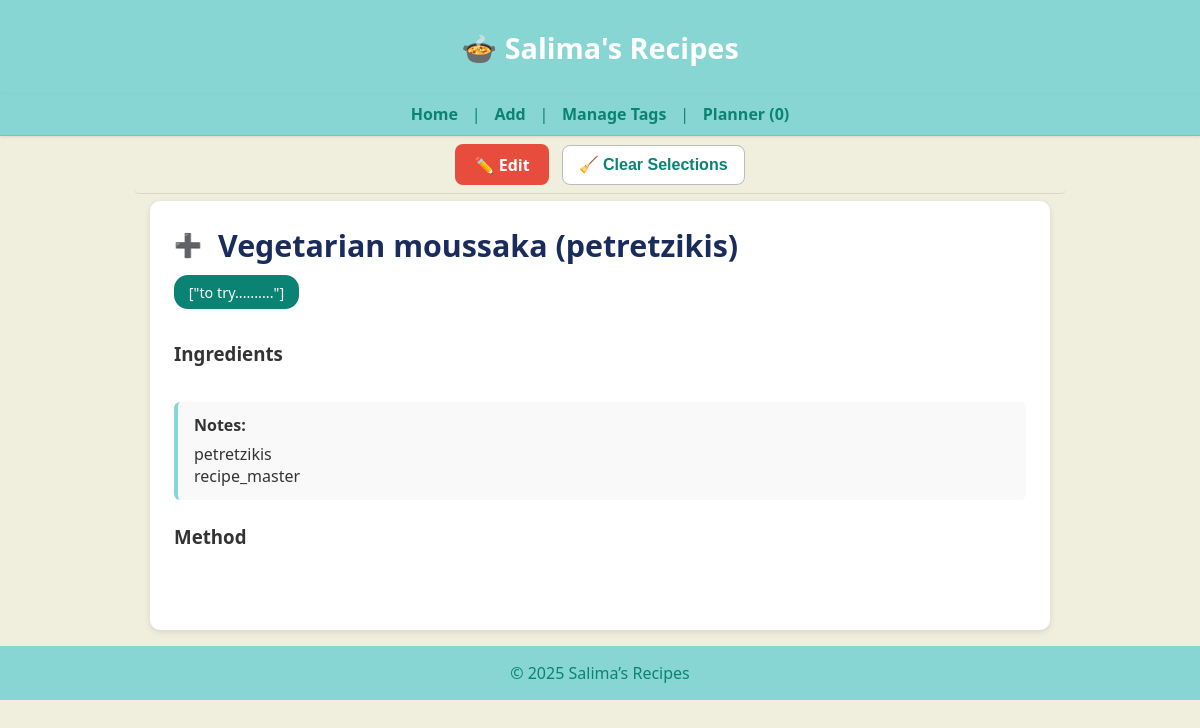
The page /recipe/271 on the database its author committed.
### tables this page shows
CREATE TABLE recipes (
    id INTEGER PRIMARY KEY,
    name TEXT,
    ingredients JSON,
    method TEXT,
    tags JSON,
    category TEXT,
    source TEXT,
    linked_recipe TEXT,
    image_url TEXT,
    notes TEXT,
    created_at DATETIME DEFAULT CURRENT_TIMESTAMP,
    updated_at DATETIME DEFAULT CURRENT_TIMESTAMP
);

### app.py (the view)
@app.route("/recipe/<int:recipe_id>")
def recipe_detail(recipe_id):
    row = get_recipe(recipe_id)
    if not row:
        abort(404)
    (
        rid, name, ingredients, method, tags,
        category, source, linked_recipe, image_url, notes,
        created_at, updated_at
    ) = row
    import json
    try:
        if ingredients and ingredients.strip().startswith("["):
            ingredients_parsed = json.loads(ingredients)
            if isinstance(ingredients_parsed, str):
                ingredients_parsed = json.loads(ingredients_parsed)
        else:
            text = (ingredients or "").replace(",", "\n")
            ingredients_parsed = [i.strip() for i in text.splitlines() if i.strip()]
    except Exception:
        text = (ingredients or "").replace(",", "\n").replace("[", "").replace("]", "").replace('"', "")
        ingredients_parsed = [i.strip() for i in text.splitlines() if i.strip()]
    return render_template(
        "recipe_detail.html",
        id=rid,
        name=name,
        ingredients=ingredients_parsed,
        raw_ingredients=ingredients or "",
        method=method or "",
        image_url=image_url or "",
        tags=tags or "",
        linked_recipe=linked_recipe or "",
        notes=notes or ""
    )

### app.py (called while the page is built)
def get_conn():
    return sqlite3.connect(DB_PATH)

def get_recipe(recipe_id: int):
    with get_conn() as conn:
        c = conn.cursor()
        c.execute("""
            SELECT id, name, ingredients, method, tags,
                   category, source, linked_recipe, image_url, notes,
                   created_at, updated_at
            FROM recipes
            WHERE id = ?
        """, (recipe_id,))
        row = c.fetchone()
        return row

### templates/recipe_detail.html (shortened to what this page needs)
{% extends "base.html" %}
{% block content %}
<main class="homepage">
  <div class="recipe-detail" style="max-width:900px; margin:auto; background:#fff; border-radius:10px; padding:1.5rem; box-shadow:0 2px 6px rgba(0,0,0,0.1);">
    <div style="display:flex; align-items:center; gap:0.6rem; margin-bottom:0.6rem; flex-wrap:wrap;">
      <button class="select-dish-btn"
        data-id="{{ id }}"
        data-name="{{ name }}"
        aria-label="Select this recipe">
  <span class="icon"></span>
</button>
      <h2 class="recipe-title" style="margin:0; font-size:1.9rem; color:#1a2c5b; text-align:left;">
        {{ name }}
      </h2>
    </div>
    {% if tags %}
      <div class="recipe-tags" style="margin:0.5rem 0 1rem; display:flex; flex-wrap:wrap; gap:0.4rem;">
        {% for t in tags.split(',') %}
          {% set tag_clean = t.strip() %}
          <a href="{{ url_for('search') }}?tag={{ tag_clean }}"
             class="tag-pill"
             style="
               display:inline-block;
               background: var(--brand-dark);
               color:#fff;
               border-radius:14px;
               padding:0.35rem 0.8rem;
               font-size:0.9rem;
               font-weight:500;
               text-decoration:none;
               transition:background 0.2s ease;">
             {{ tag_clean }}
          </a>
        {% endfor %}
      </div>
    {% endif %}
    <div class="content-row" style="display:flex; flex-wrap:wrap; gap:1.5rem; align-items:flex-start;">
      <div class="ingredients-column" style="flex:1; min-width:260px;">
        <h3>Ingredients</h3>
      </div>
    </div>
    {% if notes %}
      <div style="margin-top:1.2rem; padding:0.8rem 1rem; background:#f9f9f9;
                  border-left:4px solid #87d6d4; border-radius:6px; text-align:left;">
        <strong>Notes:</strong>
        <div style="margin-top:0.4rem; white-space:pre-line;">{{ notes }}</div>
      </div>
    {% endif %}
    <h3 style="margin-top:1.5rem; text-align:left;">Method</h3>
    <div class="method-text"
         style="white-space:pre-line; line-height:1.6; text-align:left;">
    </div>
  </div>
</main>
{% endblock %}

### static/style.css (style rules this page uses)
:root { --brand: #87d6d4; --brand-dark: #0a8274; --background: #f0eedd; }
body { font-family: "Segoe UI", Helvetica, Arial, sans-serif; background: var(--background); color: #333; margin: 0; padding: 0; }
main { background: var(--background); max-width: 100%; margin: 0; padding: 0; box-shadow: none; border: none; }
a { color: var(--brand-dark); text-decoration: none; transition: color 0.2s ease; }
button { background: var(--brand); color: white; border: none; padding: 0.6rem 1.2rem; font-size: 1rem; border-radius: 4px; cursor: pointer; transition: background 0.2s ease; }
.tag-pill { display: inline-block; padding: 0.4rem 0.8rem; border: 2px solid var(--brand-dark); border-radius: 20px; background: #fff; color: #333; text-align: center; font-size: 0.9rem; cursor: pointer; transition: all 0.2s ease; }
.recipe-tags { margin-top: 0.5rem; display: flex; flex-wrap: wrap; gap: 0.4rem; }
.select-dish-btn { background: transparent; border: none; outline: none; cursor: pointer; width: 1.6rem; height: 1.6rem; display: flex; align-items: center; justify-content: center; }
.select-dish-btn::before { content: "+"; color: #aaa; font-size: 1.6rem; transition: color 0.25s ease, transform 0.2s ease, opacity 0.2s ease; }
main.homepage { max-width: 900px; margin: 0 auto; padding: 0 1rem 1rem; background: var(--background); border: none; box-shadow: none; }
.recipe-detail { max-width: 900px; margin: 1rem auto; padding: 1.5rem 2rem; background: #fff; border-radius: 10px; text-align: left; }
.recipe-detail h3 { margin-top: 1rem; margin-bottom: 0.4rem; }
.recipe-detail .method-text { margin-top: 0; line-height: 1.6; white-space: pre-line; }
.recipe-detail .content-row { display: flex; align-items: flex-start; gap: 0.75rem; }
.recipe-detail .ingredients-column { flex: 0 1 auto; min-width: 260px; max-width: 60%; }
.select-dish-btn { all: unset; display: inline-flex; align-items: center; justify-content: center; width: 28px; height: 28px; cursor: pointer; vertical-align: middle; margin-right: 0.4rem; background: none !important; border: none !important; box-shadow: none !important; }
.select-dish-btn .icon { font-size: 1.4rem; color: #888; transition: color 0.2s ease; line-height: 1; }
.recipe-detail .select-dish-btn, .recipe-detail .select-dish-btn::before, .recipe-detail .select-dish-btn::after { -webkit-appearance: none !important; appearance: none !important; content: none !important; }

### rows shown on the page
recipes: name "Vegetarian moussaka (petretzikis)", tags "[\"to try..........\"]", notes "petretzikis recipe_master"

### other values the page prints
{{ 2025|default(2025) }} "2025"
